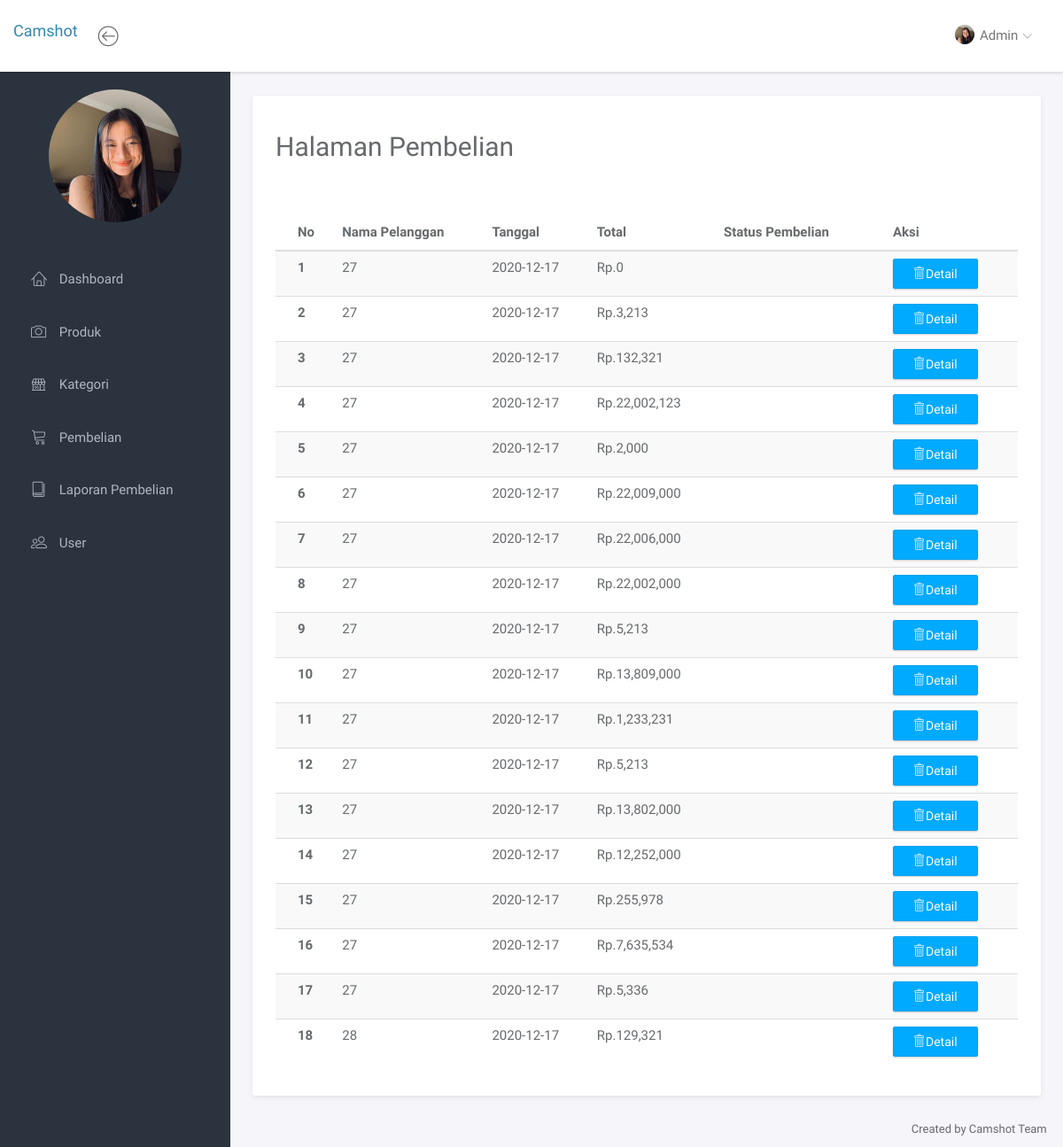
The app's page /admin/index.php?halaman=pembelian (signed in), older data.
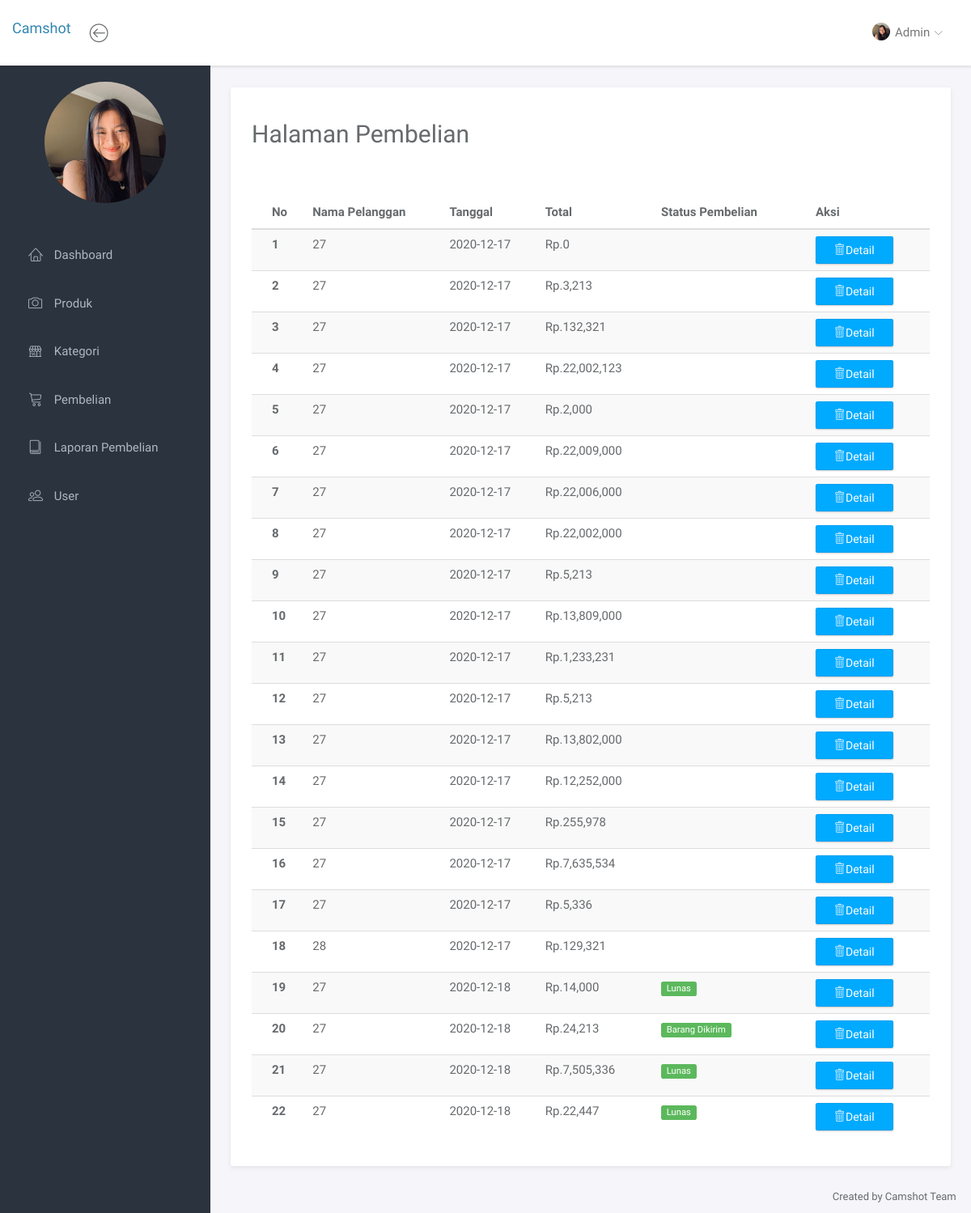
The same page, newer data.
### tables this page shows
CREATE TABLE `pembelian` (
  `id_pembelian` int(11) NOT NULL,
  `id_user` int(11) NOT NULL,
  `tanggal_pembelian` date NOT NULL,
  `nama_kota` varchar(128) NOT NULL,
  `total_pembelian` int(11) NOT NULL,
  `biaya_ongkir` int(11) NOT NULL,
  `alamat_pengiriman` varchar(128) NOT NULL,
  `status_pembelian` varchar(128) NOT NULL
);

CREATE TABLE `user` (
  `id_user` int(11) NOT NULL,
  `name` varchar(255) NOT NULL,
  `username` varchar(255) NOT NULL,
  `email` varchar(255) NOT NULL,
  `password` varchar(255) NOT NULL,
  `alamat_user` text NOT NULL,
  `tlp_user` varchar(50) NOT NULL,
  `level` varchar(20) NOT NULL
);

### admin/pembelian.php (the view)
<div class="panel-headline">
    <div class="panel-heading">
        <h2>Halaman Pembelian</h2>
    </div>
</div>
<br>
<div class="panel-body">
<table class="table table-striped">
        <thead>
            <tr>
                <th scope="col">No</th>
                <th scope="col">Nama Pelanggan</th>
                <th scope="col">Tanggal</th>
                <th scope="col">Total</th>
                <th scope="col">Status Pembelian</th>
                <th scope="col">Aksi</th>
            </tr>
        </thead>
        <tbody>
            <?php $nomor=1;?>
            <?php $ambil = $koneksi->query("SELECT * FROM pembelian JOIN user ON pembelian.id_user=user.id_user"); ?>
            <?php while($pecah = $ambil->fetch_assoc()){
                $status=$pecah['status_pembelian'];?>
            <tr>
                <th scope="row"><?php echo $nomor?></th>
                <td>
                    <?php echo $pecah['id_user'];?>
                </td>
                <td>
                    <?php echo $pecah['tanggal_pembelian'];?>
                </td>
                <td>
                    Rp.<?= number_format($pecah['total_pembelian']) ;?>
                </td>
                <?php if($status=="pending"):
                ?>
                <td>
                    <span class="label label-info"><?=$status?></span>
                </td>
                <?php elseif($status=="Sudah mengirim pembayaran"): ?>
                <td>
                    <span class="label label-primary"><?=$status?></span>
                </td>
                <?php elseif($status=="Batal"): ?>
                <td>
                    <span class="label label-danger"><?=$status?></span>
                </td>
                <?php else:?>
                 <td>
                    <span class="label label-success"><?=$status?></span>
                </td>
                <?php endif ?>
                <td><a href="index.php?halaman=detailpembelian&id=<?=$pecah['id_pembelian']?>" class="btn btn-primary"><span class="lnr lnr-trash"></span>Detail</a>
            <?php $nomor++;?>
            <?php }?>
        </tbody>
    </table>
</div>

### admin/index.php (shortened to what this page needs)
<?php
include '../koneksi.php';
?>
<!doctype html>
<html lang="en">
<head>
    <link rel="stylesheet" href="assets/vendor/bootstrap/css/bootstrap.min.css">
    <link rel="stylesheet" href="assets/vendor/font-awesome/css/font-awesome.min.css">
    <link rel="stylesheet" href="assets/vendor/linearicons/style.css">
    <link rel="stylesheet" href="assets/vendor/chartist/css/chartist-custom.css">
    <link rel="stylesheet" href="assets/css/main.css">
</head>
<body>
    <div id="wrapper">
        <nav class="navbar navbar-default navbar-fixed-top">
            <div class="navbar-brand">
                <a href="index.php"><h4>Camshot</h4></a>
            </div>
            <div class="container-fluid">
                <div class="navbar-btn">
                    <button type="button" class="btn-toggle-fullwidth"><i class="lnr lnr-arrow-left-circle"></i></button>
                </div>
                <div id="navbar-menu">
                    <ul class="nav navbar-nav navbar-right">
                        <li class="dropdown">
                            <a href="#" class="dropdown-toggle" data-toggle="dropdown"><img src="assets/img/admin.jpeg" class="img-circle" alt="Avatar"> <span>Admin</span> <i class="icon-submenu lnr lnr-chevron-down"></i></a>
                        </li>
                    </ul>
                </div>
            </div>
        </nav>
        <div id="sidebar-nav" class="sidebar">
            <div class="sidebar-scroll">
                <nav>
                    <ul class="nav">
                        <br>
                        <div class="text-center mt-5">
                            <a href="#" class="dropdown-toggle" data-toggle="dropdown"><img style="width: 150px;" src="assets/img/admin.jpeg" class="img-circle" alt="Avatar">
                        </div>
                        <li><a href="index.php" class="sidebar-menu"><i class="lnr lnr-home"></i> <span>Dashboard</span></a></li>
                        <li><a href="index.php?halaman=produk" class="sidebar-menu"><i class="lnr lnr-camera"></i> <span>Produk</span></a></li>
                        <li><a href="index.php?halaman=kategori" class="sidebar-menu"><i class="lnr lnr-store"></i> <span>Kategori</span></a></li>
                        <li><a href="index.php?halaman=pembelian" class="sidebar-menu"><i class="lnr lnr-cart"></i> <span>Pembelian</span></a></li>
                        <li><a href="index.php?halaman=laporan_pembelian" class="sidebar-menu"><i class="lnr lnr-book"></i> <span>Laporan Pembelian</span></a></li>
                        <li><a href="index.php?halaman=user" class="sidebar-menu"><i class="lnr lnr-users"></i> <span>User</span></a></li>
                    </ul>
                </nav>
            </div>
        </div>
        <div class="main">
            <div class="main-content">
                <div class="container-fluid">
                    <div class="panel">
                        <?php
                        if (isset($_GET['halaman'])) {
                            if ($_GET['halaman'] == "produk") {
                                include 'produk.php';
                            } else if ($_GET['halaman'] == "kategori") {
                                include 'kategori.php';
                            } else if ($_GET['halaman'] == "pembelian"){
                                include 'pembelian.php';
                            } else if ($_GET['halaman'] == "detailpembelian"){
                                include 'detailpembelian.php';
                            } else if ($_GET['halaman'] == "user") {
                                include 'user.php';
                            } else if ($_GET['halaman'] == "profiladmin") {
                                include 'profiladmin.php';
                            } else if ($_GET['halaman'] == "pembayaran") {
                                include 'pembayaran.php';
                            } else if ($_GET['halaman'] == "laporan_pembelian") {
                                include 'laporan_pembelian.php';
                            } else if ($_GET['halaman'] == "tambahproduk") {
                                include 'tambahproduk.php';
                            } else if ($_GET['halaman'] == "hapusproduk") {
                                include 'hapusproduk.php';
                            } else if ($_GET['halaman'] == "editproduk") {
                                include 'editproduk.php';
                            } else if ($_GET['halaman'] == "hapususer") {
                                include 'hapususer.php';
                            } else if ($_GET['halaman'] == "edituser") {
                                include 'edituser.php';
                            } else if ($_GET['halaman'] == "logout") {
                                include 'logout.php';
                            } else if ($_GET['halaman'] == "kategori") {
                                include 'kategori.php';
                            } else if ($_GET['halaman'] == "tambahkategori") {
                                include 'tambahkategori.php';
                            } else if ($_GET['halaman'] == "hapuskategori") {
                                include 'hapuskategori.php';
                            } else if ($_GET['halaman'] == "editkategori") {
                                include 'editkategori.php';
                            } else if ($_GET['halaman'] == "detailproduk") {
                                include 'detailproduk.php';
                            } else if ($_GET['halaman'] == "hapusfotoproduk") {
                                include 'hapusfotoproduk.php';
                            }
                        } else {
                            include 'home.php';
                        }
                        ?>
                    </div>
                </div>
            </div>
        </div>
        <footer>
            <div class="container-fluid">
                <p class="copyright">Created by Camshot Team <i class="fa fa-love"></i>
                </p>
            </div>
        </footer>
    </div>
</body>
</html>

### admin/assets/css/main.css (style rules this page uses)
html { position: relative; min-height: 100%; }
body { background-color: #F3F5F8; font-family: "Source Sans Pro", sans-serif; font-size: 15px; color: #676a6d; }
a { color: #3287B2; }
th { font-weight: 600; }
footer { position: absolute; bottom: 0; right: 0; padding-top: 15px; padding-bottom: 10px; }
.copyright { margin-bottom: 0; text-align: right; font-size: 13px; }
#wrapper .sidebar { -webkit-transition: all 0.3s ease-in-out; -moz-transition: all 0.3s ease-in-out; -ms-transition: all 0.3s ease-in-out; -o-transition: all 0.3s ease-in-out; transition: all 0.3s ease-in-out; width: 260px; height: 100%; float: left; background-color: #2B333E; position: fixed; left: 0; }
#wrapper .main { -webkit-transition: all 0.3s ease-in-out; -moz-transition: all 0.3s ease-in-out; -ms-transition: all 0.3s ease-in-out; -o-transition: all 0.3s ease-in-out; transition: all 0.3s ease-in-out; width: calc(100% - 260px); left: 0; position: relative; float: right; background-color: #f5f5fa; }
#wrapper #sidebar-nav, #wrapper .main { padding-top: 80px; }
.main-content { padding: 28px 10px; }
.navbar-default { -webkit-transition: all 0.3s ease-in-out; -moz-transition: all 0.3s ease-in-out; -ms-transition: all 0.3s ease-in-out; -o-transition: all 0.3s ease-in-out; transition: all 0.3s ease-in-out; -moz-box-shadow: 1px 2px 3px rgba(0, 0, 0, 0.1); -webkit-box-shadow: 1px 2px 3px rgba(0, 0, 0, 0.1); box-shadow: 1px 2px 3px rgba(0, 0, 0, 0.1); -webkit-border-radius: 0; -moz-border-radius: 0; border-radius: 0; padding: 0; margin: 0; border: none; background-color: #fff; }
.navbar-btn { float: left; padding: 16px 0; }
.navbar-btn button { font-size: 24px; padding: 4px 8px; line-height: .7; border: none; background: none; outline: none; }
.navbar-nav > li > a { padding: 28px 20px; }
.navbar-nav > li > a > i { font-size: 22px; margin-right: 2px; vertical-align: middle; }
.navbar-nav > li > a > i.icon-submenu { margin-left: 2px; margin-right: 0; font-size: 10px; position: relative; top: 2px; }
.navbar-nav > li > a > span { position: relative; top: 2px; }
.navbar-nav > li > a img { width: 22px; margin-right: 2px; }
@media screen and (min-width: 768px) { .navbar-nav.navbar-right { margin-right: 0; } }
.sidebar { z-index: 9; }
.sidebar .nav > li > a { padding: 18px 30px; color: #AEB7C2; border-left: 5px solid transparent; }
.sidebar .nav i { margin-right: 10px; font-size: 18px; }
.sidebar .nav span { -webkit-transition: all 0.3s ease-in-out; -moz-transition: all 0.3s ease-in-out; -ms-transition: all 0.3s ease-in-out; -o-transition: all 0.3s ease-in-out; transition: all 0.3s ease-in-out; position: relative; top: -2px; }
.btn { -webkit-border-radius: 2px; -moz-border-radius: 2px; border-radius: 2px; -moz-box-shadow: 0px 1px 2px 0 rgba(0, 0, 0, 0.2); -webkit-box-shadow: 0px 1px 2px 0 rgba(0, 0, 0, 0.2); box-shadow: 0px 1px 2px 0 rgba(0, 0, 0, 0.2); padding: 6px 22px; }
.btn-primary { background-color: #00AAFF; border-color: #00a0f0; }
.panel { -webkit-border-radius: 3px; -moz-border-radius: 3px; border-radius: 3px; -moz-box-shadow: 0 2px 6px rgba(0, 0, 0, 0.08); -webkit-box-shadow: 0 2px 6px rgba(0, 0, 0, 0.08); box-shadow: 0 2px 6px rgba(0, 0, 0, 0.08); background-color: #fff; margin-bottom: 30px; }
.panel .panel-heading, .panel .panel-body, .panel .panel-footer { padding-left: 25px; padding-right: 25px; }
.panel .panel-heading { padding-top: 20px; padding-bottom: 20px; position: relative; }
.panel .panel-body { padding-top: 10px; padding-bottom: 15px; }
.panel .table > thead > tr > td:first-child, .panel .table > thead > tr > th:first-child, .panel .table > tbody > tr > td:first-child, .panel .table > tbody > tr > th:first-child, .panel .table > tfoot > tr > td:first-child, .panel .table > tfoot > tr > th:first-child { padding-left: 25px; }
.panel .table > thead > tr > td:last-child, .panel .table > thead > tr > th:last-child, .panel .table > tbody > tr > td:last-child, .panel .table > tbody > tr > th:last-child, .panel .table > tfoot > tr > td:last-child, .panel .table > tfoot > tr > th:last-child { padding-left: 25px; }
.label { font-weight: normal; }

Row changes from the older to the newer data that the page shows:
added pembelian: id_user.id_user "27", tanggal_pembelian "2020-12-18", total_pembelian "14,000", status_pembelian "Lunas"
added pembelian: id_user.id_user "27", tanggal_pembelian "2020-12-18", total_pembelian "24,213", status_pembelian "Barang Dikirim"
added pembelian: id_user.id_user "27", tanggal_pembelian "2020-12-18", total_pembelian "7,505,336", status_pembelian "Lunas"
added pembelian: id_user.id_user "27", tanggal_pembelian "2020-12-18", total_pembelian "22,447", status_pembelian "Lunas"
